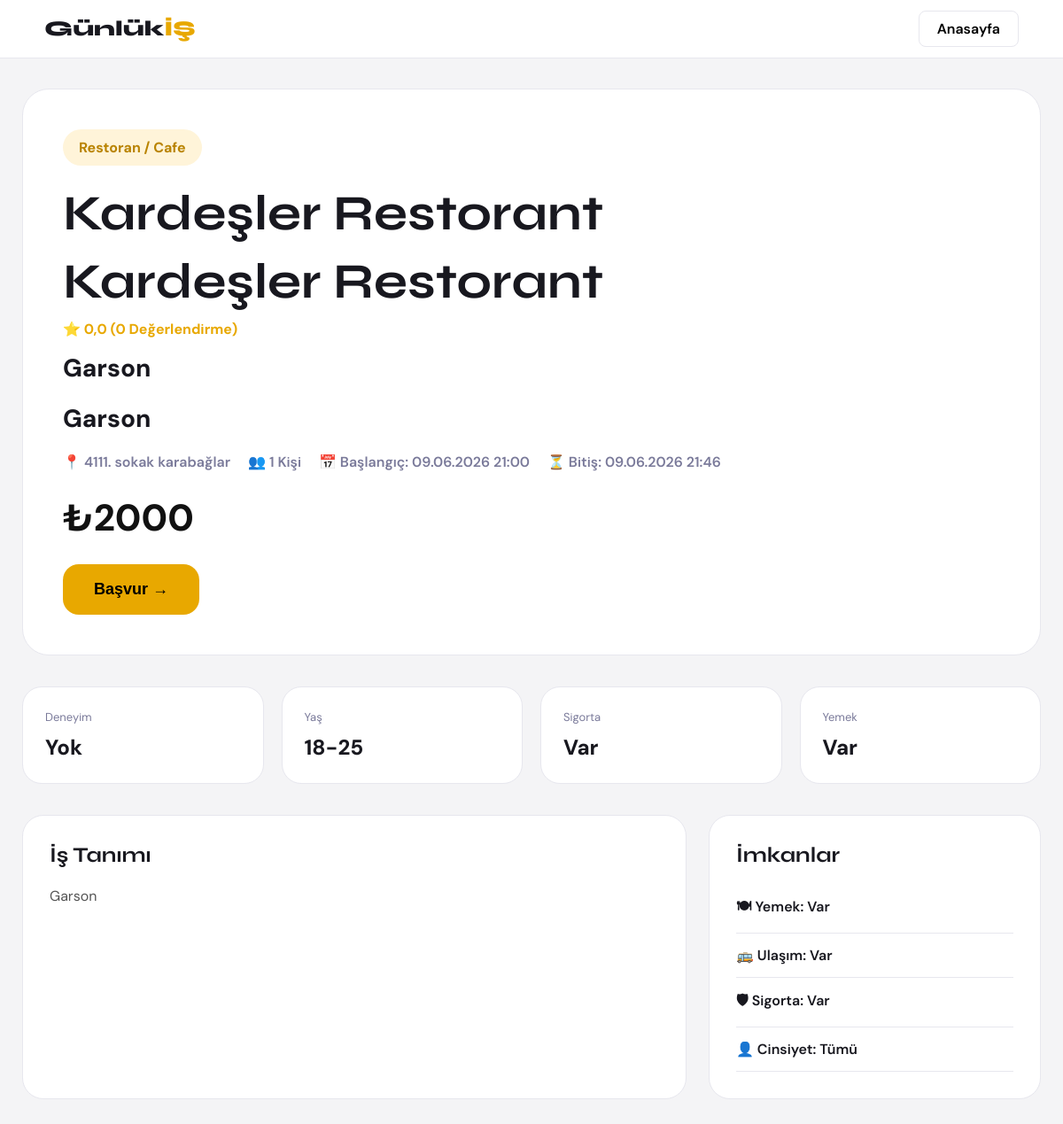
Page /ilan/6/ on the earlier database version.
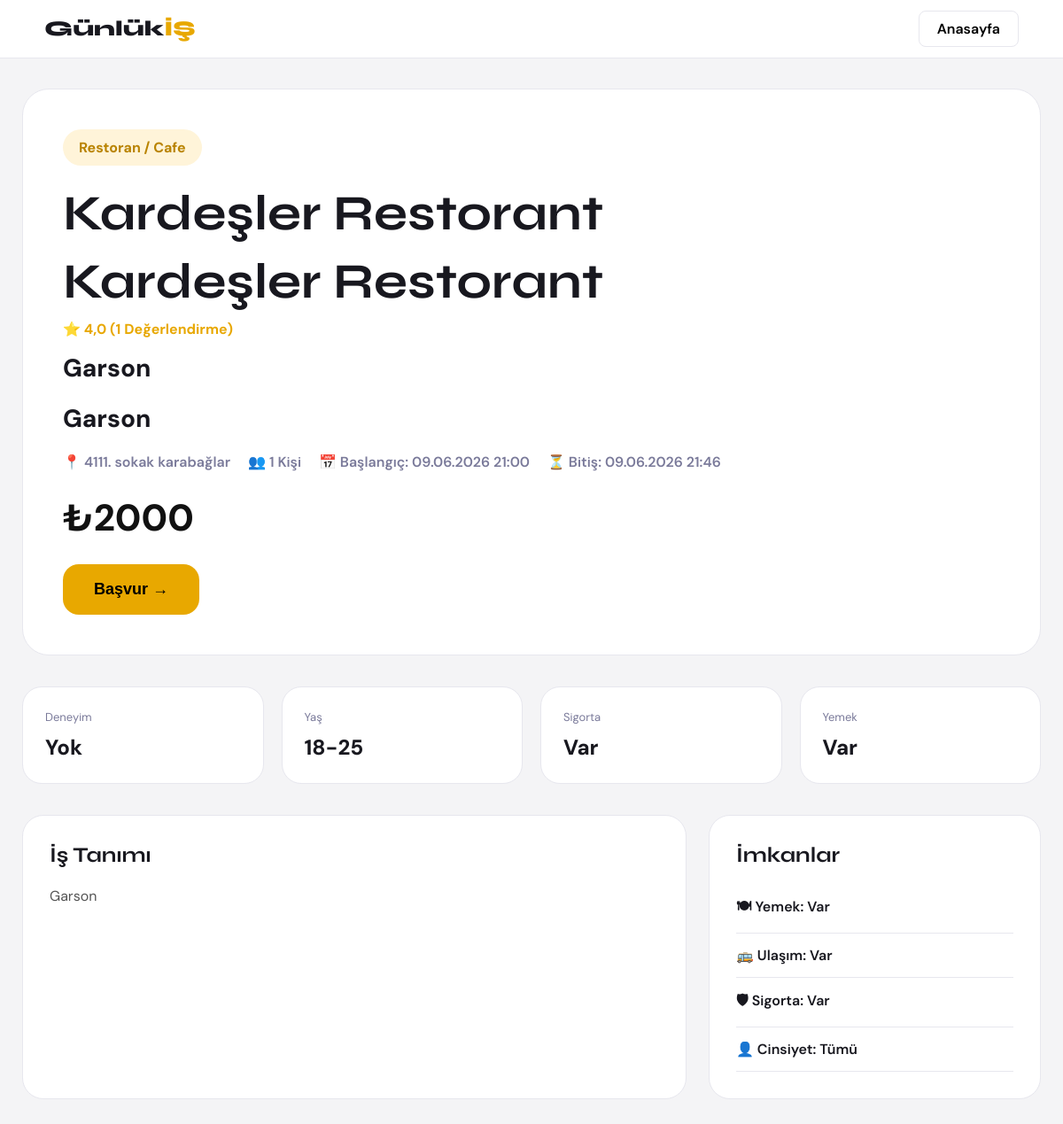
Same page on the later database version.
### main/models.py (models this page shows, shortened)
class Ilan(models.Model):
    isletme = models.ForeignKey(
    Isletme,
    on_delete=models.CASCADE,
    null=True
)
    isletme_adi = models.CharField(max_length=200)
    isletme_tipi = models.CharField(max_length=100)
    pozisyon = models.CharField(max_length=150)
    is_tanimi = models.TextField()
    konum = models.CharField(max_length=150)
    yas_araligi = models.CharField(max_length=100)
    deneyim = models.CharField(max_length=150)
    cinsiyet = models.CharField(max_length=50)
    yemek = models.CharField(max_length=20)
    ulasim = models.CharField(max_length=20)
    sigorta = models.CharField(max_length=20)
    kisi_sayisi = models.IntegerField()
    baslangic_tarihi = models.DateTimeField()
    bitis_tarihi = models.DateTimeField()
    ucret = models.IntegerField()
    aktif_mi = models.BooleanField(default=True)

class Isletme(models.Model):
    kullanici = models.OneToOneField(
        Kullanici,
        on_delete=models.CASCADE
    )
    isletme_adi = models.CharField(max_length=200)
    isletme_adresi = models.CharField(max_length=300)
    isletme_tipi = models.CharField(max_length=100)
    aranan_meslekler = models.CharField(max_length=300)
    ortalama_puan = models.FloatField(default=0.0)
    puan_sayisi = models.IntegerField(default=0)

### main/views.py (the view)
# urls.py: path('ilan/<int:ilan_id>/', views.ilan_detay, name='ilan_detay'),
def ilan_detay(request, ilan_id):
    ilan = Ilan.objects.get(id=ilan_id)
    basvurdu_mu = False
    kullanici_id = request.session.get('kullanici_id')
    if kullanici_id:
        basvurdu_mu = Basvuru.objects.filter(
            kullanici_id=kullanici_id,
            ilan=ilan
        ).exists()
    return render(
        request,
        'ilan_detay.html',
        {
            'ilan': ilan,
            'basvurdu_mu': basvurdu_mu
        }
    )

### main/templates/ilan_detay.html (shortened to what this page needs)
<!DOCTYPE html>
<html lang="tr">
<head>
</head>
<body>
<nav>
    <a href="/" class="logo">Günlük<span>İŞ</span></a>
    <div class="nav-btns">
        <a href="/" class="btn-ghost">Anasayfa</a>
    </div>
</nav>
<div class="container">
    <div class="hero-card">
        <div class="badge">{{ ilan.isletme_tipi }}</div>
        <h1>{{ ilan.isletme_adi }}</h1>
        <h1>{{ ilan.isletme_adi }}</h1>
<div style="font-size: 16px; color: #e8a800; margin-bottom: 15px; font-weight: 700;">
    ⭐ {{ ilan.isletme.ortalama_puan|floatformat:1 }} ({{ ilan.isletme.puan_sayisi }} Değerlendirme)
</div>
<div class="job-title">{{ ilan.pozisyon }}</div>
        <div class="job-title">{{ ilan.pozisyon }}</div>
        <div class="hero-meta">
            <span>📍 {{ ilan.konum }}</span>
            <span>👥 {{ ilan.kisi_sayisi }} Kişi</span>
            <span>📅 Başlangıç: {{ ilan.baslangic_tarihi|date:"d.m.Y H:i" }}</span>
            <span>⏳ Bitiş: {{ ilan.bitis_tarihi|date:"d.m.Y H:i" }}</span>
        </div>
        <div class="price">₺{{ ilan.ucret }}</div>
        {% if basvurdu_mu %}
            <button class="apply-btn" style="background:#1db87a; cursor:not-allowed;">✓ Başvuruldu</button>
        {% else %}
            <a href="/basvur/{{ ilan.id }}/" style="text-decoration: none;">
                <button class="apply-btn">Başvur →</button>
            </a>
        {% endif %}
    </div>
    <div class="stats">
        <div class="stat">
            <div class="stat-title">Deneyim</div>
            <div class="stat-value">{{ ilan.deneyim }}</div>
        </div>
        <div class="stat">
            <div class="stat-title">Yaş</div>
            <div class="stat-value">{{ ilan.yas_araligi }}</div>
        </div>
        <div class="stat">
            <div class="stat-title">Sigorta</div>
            <div class="stat-value">{{ ilan.sigorta }}</div>
        </div>
        <div class="stat">
            <div class="stat-title">Yemek</div>
            <div class="stat-value">{{ ilan.yemek }}</div>
        </div>
    </div>
    <div class="content">
        <div class="card">
            <h2>İş Tanımı</h2>
            <p>{{ ilan.is_tanimi }}</p>
        </div>
        <div class="card">
            <h2>İmkanlar</h2>
            <div class="feature">🍽 Yemek: {{ ilan.yemek }}</div>
            <div class="feature">🚌 Ulaşım: {{ ilan.ulasim }}</div>
            <div class="feature">🛡 Sigorta: {{ ilan.sigorta }}</div>
            <div class="feature">👤 Cinsiyet: {{ ilan.cinsiyet }}</div>
        </div>
    </div>
</div>
</body>
</html>

Differences in the rows shown:
changed through a linked row, Ilan "Kardeşler Restorant": isletme.ortalama_puan "0,0" → "4,0"; isletme.puan_sayisi "0" → "1"
